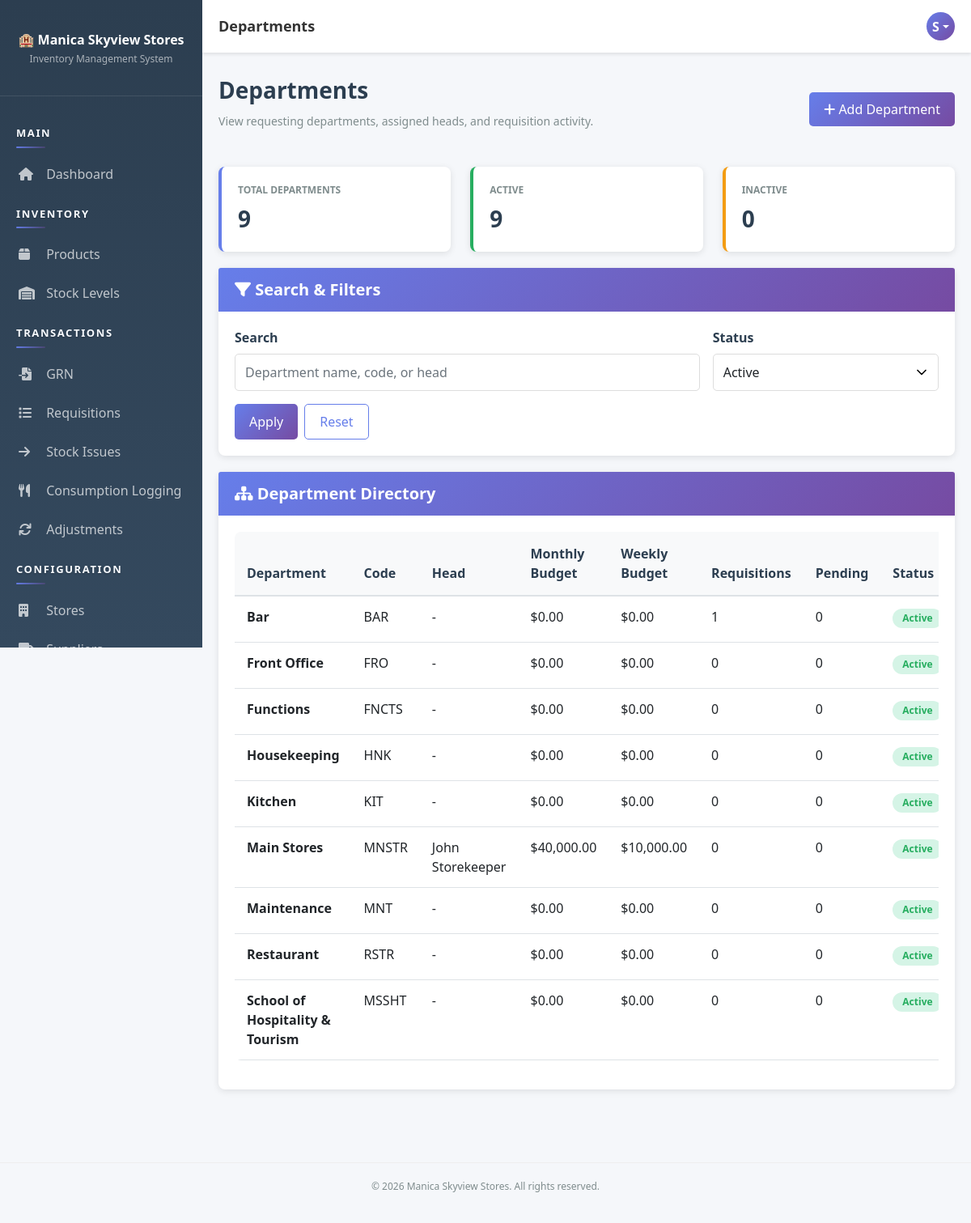
Screenshot of /pages/departments/index.php (signed in) with the database file from the repository.
### tables this page shows
CREATE TABLE `users` (
  `user_id` int(11) NOT NULL AUTO_INCREMENT,
  `username` varchar(50) NOT NULL,
  `email` varchar(100) NOT NULL,
  `password` varchar(255) NOT NULL,
  `full_name` varchar(100) NOT NULL,
  `role_id` int(11) NOT NULL,
  `status` enum('active','inactive') DEFAULT 'active',
  `created_at` timestamp NOT NULL DEFAULT current_timestamp(),
  `updated_at` timestamp NOT NULL DEFAULT current_timestamp() ON UPDATE current_timestamp(),
  PRIMARY KEY (`user_id`),
  UNIQUE KEY `username` (`username`),
  UNIQUE KEY `email` (`email`),
  KEY `role_id` (`role_id`),
  CONSTRAINT `users_ibfk_1` FOREIGN KEY (`role_id`) REFERENCES `roles` (`role_id`)
);

CREATE TABLE `departments` (
  `dept_id` int(11) NOT NULL AUTO_INCREMENT,
  `dept_name` varchar(100) NOT NULL,
  `dept_code` varchar(20) NOT NULL,
  `head_user_id` int(11) DEFAULT NULL,
  `status` enum('active','inactive') DEFAULT 'active',
  `monthly_budget` decimal(12,2) NOT NULL DEFAULT 0.00,
  `weekly_budget` decimal(12,2) NOT NULL DEFAULT 0.00,
  `created_at` timestamp NOT NULL DEFAULT current_timestamp(),
  PRIMARY KEY (`dept_id`),
  UNIQUE KEY `dept_code` (`dept_code`),
  KEY `head_user_id` (`head_user_id`),
  CONSTRAINT `departments_ibfk_1` FOREIGN KEY (`head_user_id`) REFERENCES `users` (`user_id`)
);

### app/bootstrap.php (called while the page is built, shortened)
<?php
function autoload($class) {
    $paths = [
        __DIR__ . '/helpers/' . $class . '.php',
        __DIR__ . '/models/' . $class . '.php',
        __DIR__ . '/controllers/' . $class . '.php'
    ];
    foreach ($paths as $path) {
        if (file_exists($path)) {
            return;
        }
    }
}
function isAuthenticated() {
    $auth = new Auth();
    return $auth->isLoggedIn() && $auth->checkSessionTimeout();
}
function getCurrentUser() {
    if (isAuthenticated()) {
        $db = Database::getInstance()->getConnection();
        $userId = $_SESSION['user_id'];
        $sql = "SELECT u.*, r.role_name FROM users u
                JOIN roles r ON u.role_id = r.role_id
                WHERE u.user_id = ?";
        $stmt = $db->prepare($sql);
        $stmt->bind_param('i', $userId);
        $stmt->execute();
        return $stmt->get_result()->fetch_assoc();
    }
    return null;
}
function getDefaultRolePermissions() {
    return [
        'Admin' => ['*'],
        'Storekeeper' => [
            'dashboard.view', 'products.*', 'stores.view', 'stores.create', 'stores.edit', 'departments.view', 'departments.create', 'departments.edit', 'categories.view', 'categories.create', 'categories.edit', 'suppliers.*', 'stock.view',
            'grn.*', 'requisition.view', 'requisition.create',
            'stock-issues.*', 'adjustments.view', 'adjustments.create', 'reports.view'
        ],
        'Manager' => [
            'dashboard.view', 'stores.view', 'stores.create', 'stores.edit', 'departments.view', 'departments.create', 'departments.edit', 'categories.view', 'categories.create', 'categories.edit', 'stock.view', 'grn.view', 'grn.verify',
            'requisition.view', 'requisition.approve', 'requisition.reject',
            'stock-issues.view', 'stock-issues.create', 'adjustments.view', 'adjustments.create', 'adjustments.approve', 'reports.view', 'audit.view', 'settings.view'
        ],
        'Accounts' => ['dashboard.view', 'stores.view', 'departments.view', 'categories.view', 'stock.view', 'adjustments.view', 'reports.view'],
        'Kitchen' => ['dashboard.view', 'stock.view', 'requisition.view', 'requisition.create'],
        'Bar' => ['dashboard.view', 'stock.view', 'requisition.view', 'requisition.create'],
        'Housekeeping' => ['dashboard.view', 'stock.view', 'requisition.view', 'requisition.create'],
        'Maintenance' => ['dashboard.view', 'stock.view', 'requisition.view', 'requisition.create']
    ];
}
function getRolePermissionOverrides() {
    $overrides = [];
    try {
        $db = Database::getInstance()->getConnection();
        $result = $db->query("SELECT role_name, permission, is_allowed FROM role_permission_overrides");
    } catch (Throwable $e) {
        if (APP_DEBUG) {
            error_log('Permission override read warning: ' . $e->getMessage());
        }
    }
    return $overrides;
}
function getRolePermissions() {
    $defaults = getDefaultRolePermissions();
    $overrides = getRolePermissionOverrides();
    foreach ($defaults as $role => $permissions) {
        $allow = $overrides[$role]['allow'] ?? [];
        $effective = array_values(array_unique(array_merge($permissions, $allow)));
        $defaults[$role] = $effective;
    }
    return $defaults;
}
function can($permission) {
    $user = getCurrentUser();
    $role = $user['role_name'] ?? '';
    $overrides = getRolePermissionOverrides();
    $denied = $overrides[$role]['deny'] ?? [];
    $parts = explode('.', $permission, 2);
    if (count($parts) === 2) {
        $moduleWildcard = $parts[0] . '.*';
    }
    $matrix = getRolePermissions();
    $granted = $matrix[$role] ?? [];
    if (in_array('*', $granted, true)) {
        return true;
    }
    return false;
}

### app/helpers/Database.php (called while the page is built, shortened)
<?php
class Database {
    private static $instance = null;
    private $connection = null;
    private function __construct() {
        try {
            $this->connection = new mysqli(DB_HOST, DB_USER, DB_PASS, DB_NAME);
            $this->connection->set_charset('utf8mb4');
        } catch (Exception $e) {
            die('Error: ' . $e->getMessage());
        }
    }
    public static function getInstance() {
        if (self::$instance === null) {
            self::$instance = new Database();
        }
        return self::$instance;
    }
    public function getConnection() {
        return $this->connection;
    }
}

### app/helpers/Auth.php (called while the page is built, shortened)
<?php
class Auth {
    public function __construct() {
        $this->db = Database::getInstance()->getConnection();
    }
    private function ensurePasswordResetTable() {
        $sql = "CREATE TABLE IF NOT EXISTS password_reset_tokens (
            token_id INT PRIMARY KEY AUTO_INCREMENT,
            user_id INT NOT NULL,
            token_hash VARCHAR(64) NOT NULL,
            expires_at DATETIME NOT NULL,
            used_at DATETIME NULL,
            created_at TIMESTAMP DEFAULT CURRENT_TIMESTAMP,
            FOREIGN KEY (user_id) REFERENCES users(user_id) ON DELETE CASCADE,
            INDEX idx_reset_token_hash (token_hash),
            INDEX idx_reset_token_user (user_id),
            INDEX idx_reset_token_expires (expires_at)
        )";
    }
    public function isLoggedIn() {
        return isset($_SESSION['user_id']);
    }
    public function checkSessionTimeout() {
        return true;
    }
}

### app/controllers/Controller.php (called while the page is built, shortened)
<?php
class Controller {
    protected $db;
    public function __construct() {
        $this->db = Database::getInstance()->getConnection();
        $this->loadCurrentUser();
    }
    protected function loadCurrentUser() {
        if (isset($_SESSION['user_id'])) {
            $sql = "SELECT u.*, r.role_name FROM users u
                    JOIN roles r ON u.role_id = r.role_id
                    WHERE u.user_id = ?";
            $stmt = $this->db->prepare($sql);
            $stmt->bind_param('i', $_SESSION['user_id']);
            $stmt->execute();
            $this->currentUser = $stmt->get_result()->fetch_assoc();
        }
    }
}

### app/controllers/DepartmentController.php (called while the page is built, shortened)
<?php
class DepartmentController extends Controller {
    public function __construct() {
        parent::__construct();
    }
    public function getDepartments($filters = []) {
        $sql = "
            SELECT
                d.dept_id,
                d.dept_name,
                d.dept_code,
                d.status,
                d.monthly_budget,
                d.weekly_budget,
                d.created_at,
                u.full_name AS head_name,
                COUNT(DISTINCT r.requisition_id) AS requisitions_count,
                COALESCE(SUM(CASE WHEN r.status = 'pending' THEN 1 ELSE 0 END), 0) AS pending_requisitions
            FROM departments d
            LEFT JOIN users u ON d.head_user_id = u.user_id
            LEFT JOIN requisitions r ON d.dept_id = r.department_id
            WHERE 1 = 1
        ";
        $types = '';
        $params = [];
        $status = $filters['status'] ?? 'active';
        if (in_array($status, ['active', 'inactive'], true)) {
            $sql .= " AND d.status = ?";
            $types .= 's';
            $params[] = $status;
        }
        $sql .= " GROUP BY d.dept_id ORDER BY d.dept_name ASC";
        if ($types !== '') {
            $stmt = $this->db->prepare($sql);
            $stmt->bind_param($types, ...$params);
            $stmt->execute();
            return $stmt->get_result()->fetch_all(MYSQLI_ASSOC);
        }
        return $this->db->query($sql)->fetch_all(MYSQLI_ASSOC);
    }
    public function getStats() {
        $stats = [
            'active' => 0,
            'inactive' => 0,
            'total' => 0
        ];
        $result = $this->db->query("SELECT status, COUNT(*) AS c FROM departments GROUP BY status");
        while ($row = $result->fetch_assoc()) {
            if ($row['status'] === 'active') {
                $stats['active'] = (int)$row['c'];
            }
            $stats['total'] += (int)$row['c'];
        }
        return $stats;
    }
}

### pages/departments/index.php (the view, shortened to what this page needs)
<?php
require_once __DIR__ . '/../../app/bootstrap.php';
$filters = [
    'q' => trim($_GET['q'] ?? ''),
    'status' => $_GET['status'] ?? 'active'
];
$controller = new DepartmentController();
$departments = $controller->getDepartments($filters);
$stats = $controller->getStats();
$pageTitle = 'Departments';
include __DIR__ . '/../../app/views/layout-header.php';
?>
<div class="page-header d-flex justify-content-between align-items-center">
    <div>
        <h1>Departments</h1>
        <p>View requesting departments, assigned heads, and requisition activity.</p>
    </div>
    <?php if (can('departments.create')): ?>
        <a href="<?php echo SITE_URL; ?>pages/departments/create.php" class="btn btn-primary">
            <i class="fas fa-plus"></i> Add Department
        </a>
    <?php endif; ?>
</div>
<div class="row">
    <div class="col-md-4">
        <div class="stat-card">
            <div class="stat-label">Total Departments</div>
            <div class="stat-value"><?php echo (int)$stats['total']; ?></div>
        </div>
    </div>
    <div class="col-md-4">
        <div class="stat-card success">
            <div class="stat-label">Active</div>
            <div class="stat-value"><?php echo (int)$stats['active']; ?></div>
        </div>
    </div>
    <div class="col-md-4">
        <div class="stat-card warning">
            <div class="stat-label">Inactive</div>
            <div class="stat-value"><?php echo (int)$stats['inactive']; ?></div>
        </div>
    </div>
</div>
<div class="card">
    <div class="card-header"><h5><i class="fas fa-filter"></i> Search & Filters</h5></div>
    <div class="card-body">
        <form method="GET" class="row g-3">
            <div class="col-md-8">
                <label class="form-label">Search</label>
                <input type="text" name="q" class="form-control" placeholder="Department name, code, or head" value="<?php echo htmlspecialchars($filters['q']); ?>">
            </div>
            <div class="col-md-4">
                <label class="form-label">Status</label>
                <select name="status" class="form-control">
                    <option value="active" <?php echo $filters['status'] === 'active' ? 'selected' : ''; ?>>Active</option>
                </select>
            </div>
            <div class="col-12 d-flex gap-2">
                <button class="btn btn-primary" type="submit">Apply</button>
                <a class="btn btn-outline-primary" href="<?php echo SITE_URL; ?>pages/departments/index.php">Reset</a>
            </div>
        </form>
    </div>
</div>
<div class="card">
    <div class="card-header"><h5><i class="fas fa-sitemap"></i> Department Directory</h5></div>
    <div class="card-body">
        <?php if (!empty($departments)): ?>
            <div class="table-responsive">
                <table class="table table-sm">
                    <thead>
                        <tr>
                            <th>Department</th>
                            <th>Code</th>
                            <th>Head</th>
                            <th>Monthly Budget</th>
                            <th>Weekly Budget</th>
                            <th>Requisitions</th>
                            <th>Pending</th>
                            <th>Status</th>
                        </tr>
                    </thead>
                    <tbody>
                        <?php foreach ($departments as $department): ?>
                            <tr>
                                <td><strong><?php echo htmlspecialchars($department['dept_name']); ?></strong></td>
                                <td><?php echo htmlspecialchars($department['dept_code']); ?></td>
                                <td><?php echo htmlspecialchars($department['head_name'] ?: '-'); ?></td>
                                <td>$<?php echo number_format((float)($department['monthly_budget'] ?? 0), 2); ?></td>
                                <td>$<?php echo number_format((float)($department['weekly_budget'] ?? 0), 2); ?></td>
                                <td><?php echo (int)$department['requisitions_count']; ?></td>
                                <td><?php echo (int)$department['pending_requisitions']; ?></td>
                                <td>
                                    <span class="badge badge-<?php echo $department['status'] === 'active' ? 'success' : 'warning'; ?>">
                                        <?php echo htmlspecialchars(ucfirst($department['status'])); ?>
                                    </span>
                                </td>
                            </tr>
                        <?php endforeach; ?>
                    </tbody>
                </table>
            </div>
        <?php else: ?>
            <div class="alert alert-info mb-0">No departments found for the selected filters.</div>
        <?php endif; ?>
    </div>
</div>
<?php include __DIR__ . '/../../app/views/layout-footer.php'; ?>

### app/views/layout-header.php (shortened to what this page needs)
<!DOCTYPE html>
<html lang="en">
<head>
    <link href="https://cdn.jsdelivr.net/npm/bootstrap@5.1.3/dist/css/bootstrap.min.css" rel="stylesheet">
    <link rel="stylesheet" href="https://cdnjs.cloudflare.com/ajax/libs/font-awesome/6.0.0/css/all.min.css">
    <link href="<?php echo SITE_URL; ?>public/css/style.css" rel="stylesheet">
</head>
<body>
    <div class="sidebar">
        <div class="brand">
            <h4>🏨 Manica Skyview Stores</h4>
            <p>Inventory Management System</p>
        </div>
        <nav class="nav flex-column">
            <?php include __DIR__ . '/partials/sidebar-nav.php'; ?>
        </nav>
    </div>
            <?php include __DIR__ . '/partials/sidebar-nav.php'; ?>
    <div class="topbar">
        <div class="topbar-title desktop-title">
            <?php echo $pageTitle ?? APP_NAME; ?>
        </div>
        <div class="topbar-right">
            <div class="user-profile dropdown">
                <div class="user-avatar dropdown-toggle" role="button" data-bs-toggle="dropdown" aria-expanded="false">
                    <?php
                    $user = getCurrentUser();
                    if ($user) {
                        echo strtoupper(substr($user['full_name'], 0, 1));
                    }
                    ?>
                </div>
            </div>
        </div>
    </div>
    <div class="main-content">

### rows the page displays
users: full_name "S"
departments: dept_id "9", dept_name "Main Stores", dept_code "MNSTR", head_user.full_name "John Storekeeper", monthly_budget "40,000.00", weekly_budget "10,000.00", requisitions_count "0", pending_requisitions "0", status "Active"
departments: dept_name "Bar", dept_code "BAR", head_name "-", monthly_budget "0.00", weekly_budget "0.00", requisitions_count "1", pending_requisitions "0", status "Active"
departments: dept_name "Front Office", dept_code "FRO", head_name "-", monthly_budget "0.00", weekly_budget "0.00", requisitions_count "0", pending_requisitions "0", status "Active"
departments: dept_name "Functions", dept_code "FNCTS", head_name "-", monthly_budget "0.00", weekly_budget "0.00", requisitions_count "0", pending_requisitions "0", status "Active"
departments: dept_name "Housekeeping", dept_code "HNK", head_name "-", monthly_budget "0.00", weekly_budget "0.00", requisitions_count "0", pending_requisitions "0", status "Active"
departments: dept_name "Kitchen", dept_code "KIT", head_name "-", monthly_budget "0.00", weekly_budget "0.00", requisitions_count "0", pending_requisitions "0", status "Active"
departments: dept_name "Maintenance", dept_code "MNT", head_name "-", monthly_budget "0.00", weekly_budget "0.00", requisitions_count "0", pending_requisitions "0", status "Active"
departments: dept_name "Restaurant", dept_code "RSTR", head_name "-", monthly_budget "0.00", weekly_budget "0.00", requisitions_count "0", pending_requisitions "0", status "Active"
departments: dept_name "School of Hospitality & Tourism", dept_code "MSSHT", head_name "-", monthly_budget "0.00", weekly_budget "0.00", requisitions_count "0", pending_requisitions "0", status "Active"

### other values shown
$pageTitle "Departments"
$stats['inactive'] "0"
APP_NAME "Manica Skyview Stores"
